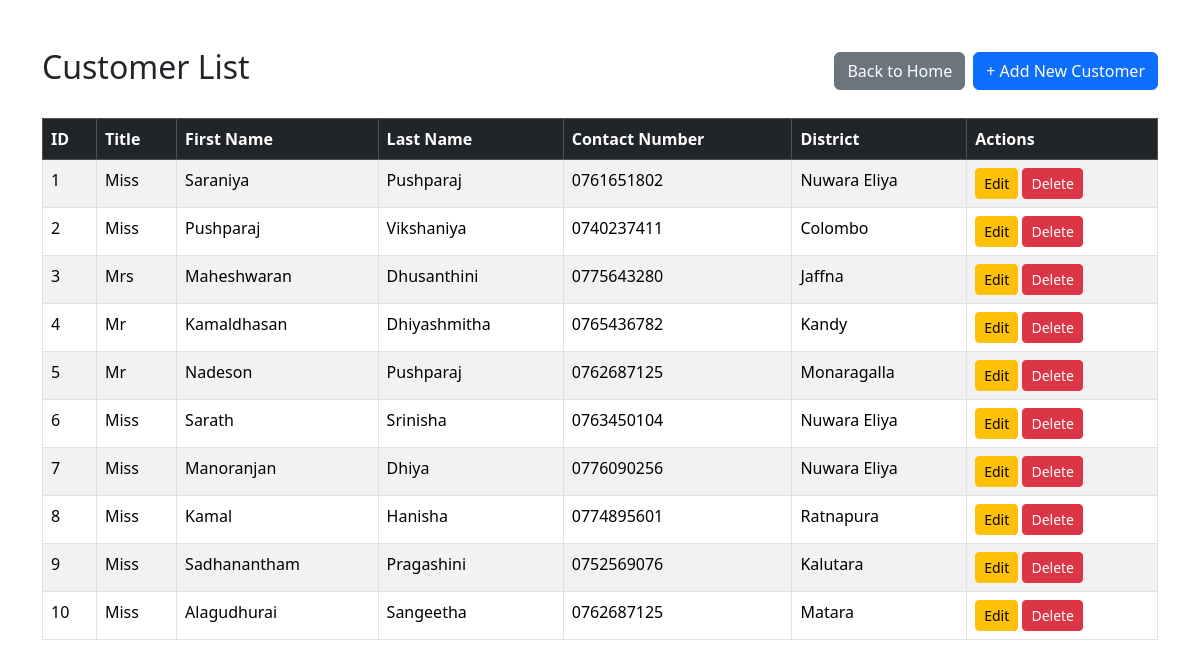
Page /customers/index.php on the committed database.
### tables this page shows
CREATE TABLE `customers` (
  `id` int(11) NOT NULL,
  `title` varchar(10) NOT NULL,
  `first_name` varchar(100) NOT NULL,
  `last_name` varchar(100) NOT NULL,
  `contact_number` varchar(20) NOT NULL,
  `district` varchar(100) NOT NULL
);

### customers/index.php (the view, shortened to what this page needs)
<?php
include "../config/database.php";
$sql = "SELECT * FROM customers";
$result = mysqli_query($conn, $sql);
?>
<!DOCTYPE html>
<html lang="en">
<head>
    <link rel="stylesheet" href="../assets/css/bootstrap.min.css">
</head>
<body>
    <div class="container mt-5">
        <div class="d-flex justify-content-between align-items-center mb-4">
            <h2>Customer List</h2>
            <div class="d-flex gap-2">
            <a href="../index.php" class="btn btn-secondary">Back to Home</a>
            <a href="add.php" class="btn btn-primary">+ Add New Customer</a>
            </div>
        </div>
        <table class="table table-bordered table-striped">
            <thead class="table-dark">
                <tr>
                    <th>ID</th>
                    <th>Title</th>
                    <th>First Name</th>
                    <th>Last Name</th>
                    <th>Contact Number</th>
                    <th>District</th>
                    <th>Actions</th>
                </tr>
            </thead>
            <tbody>
                <?php
                if ($result && mysqli_num_rows($result) > 0) {
                    $i = 1;
                    while ($row = mysqli_fetch_assoc($result)) {
                        echo "<tr>";
                        echo "<td>" . $i++ . "</td>";
                        echo "<td>" . htmlspecialchars($row['title'] ?? '') . "</td>";
                        echo "<td>" . htmlspecialchars($row['first_name'] ?? '') . "</td>";
                        echo "<td>" . htmlspecialchars($row['last_name'] ?? '') . "</td>";
                        echo "<td>" . htmlspecialchars($row['contact_number'] ?? '') . "</td>";
                        echo "<td>" . htmlspecialchars($row['district'] ?? '') . "</td>";
                        echo "<td>
                                <a href='edit.php?id=" . $row['id'] . "' class='btn btn-sm btn-warning'>Edit</a>
                                <a href='delete.php?id=" . $row['id'] . "' class='btn btn-sm btn-danger' onclick='return confirm(\"Are you sure you want to delete this customer?\");'>Delete</a>
                              </td>";
                        echo "</tr>";
                    }
                } else {
                    echo "<tr><td colspan='7' class='text-center'>No customers found!</td></tr>";
                }
                ?>
            </tbody>
        </table>
    </div>
</body>
</html>

### rows in the picture
customers: title "Miss", first_name "Saraniya", last_name "Pushparaj", contact_number "0761651802", district "Nuwara Eliya"
customers: title "Miss", first_name "Pushparaj", last_name "Vikshaniya", contact_number "0740237411", district "Colombo"
customers: title "Mrs", first_name "Maheshwaran", last_name "Dhusanthini", contact_number "0775643280", district "Jaffna"
customers: title "Mr", first_name "Kamaldhasan", last_name "Dhiyashmitha", contact_number "0765436782", district "Kandy"
customers: title "Mr", first_name "Nadeson", last_name "Pushparaj", contact_number "0762687125", district "Monaragalla"
customers: title "Miss", first_name "Sarath", last_name "Srinisha", contact_number "0763450104", district "Nuwara Eliya"
customers: title "Miss", first_name "Manoranjan", last_name "Dhiya", contact_number "0776090256", district "Nuwara Eliya"
customers: title "Miss", first_name "Kamal", last_name "Hanisha", contact_number "0774895601", district "Ratnapura"
customers: title "Miss", first_name "Sadhanantham", last_name "Pragashini", contact_number "0752569076", district "Kalutara"
customers: title "Miss", first_name "Alagudhurai", last_name "Sangeetha", contact_number "0762687125", district "Matara"
